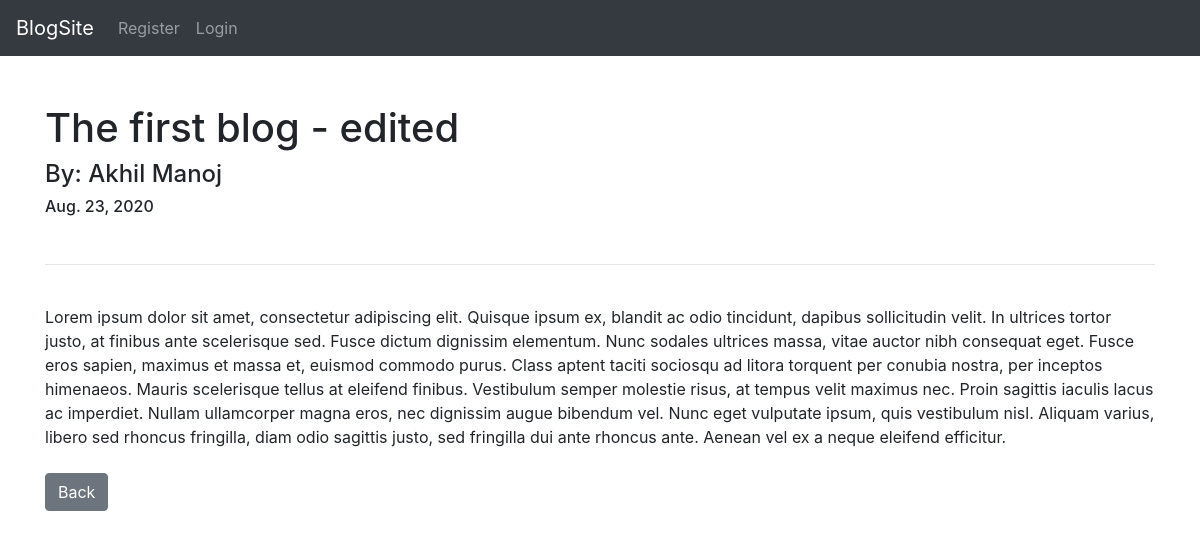
The app's page /article/1 with its own data.
### blogPage/models.py (models this page shows, shortened)
class Post(models.Model):
    title = models.CharField(max_length=255)
    author = models.ForeignKey(User, on_delete=models.CASCADE)  #on the deletion of the user, all blogs are deleted
    body = models.TextField()
    post_date = models.DateField(auto_now_add=True)
    category = models.CharField(max_length=255, default='uncategorized')

### blogPage/views.py (the view)
# urls.py: path('article/<int:pk>', DetailedView.as_view(), name='article'),
class DetailedView(DetailView):
    model = Post
    template_name = 'detail.html'

### blogPage/templates/detail.html (shortened to what this page needs)
{%extends 'base.html'%}
{%block content%}
<h1>{{post.title}}</h1>
<h4>By: {{post.author.first_name}} {{post.author.last_name}}</h4>
<h6>{{post.post_date}}</h6>
<br><hr><br>
{{post.body}}
<br><br>
<a href="{% url 'home' %}" class="btn btn-secondary">Back</a>
{%endblock%}

### records on screen
Post: title "The first blog - edited", author.first_name "Akhil", author.last_name "Manoj", post_date "Aug. 23, 2020", body "Lorem ipsum dolor sit amet, consectetur adipiscing elit. Quisque ipsum ex, blandit ac odio tincidunt, dapibus sollicitudin velit. In ultrices tortor justo, at finibus ante scelerisque sed. Fusce dictum dignissim elementum. Nunc sodales ultrices massa, vitae auctor nibh consequat eget. Fusce eros sapien, maximus et massa et, euismod commodo purus. Class aptent taciti sociosqu ad litora torquent per conubia nostra, per inceptos himenaeos. Mauris scelerisque tellus at eleifend finibus. Vestibulum semper molestie risus, at tempus velit maximus nec. Proin sagittis iaculis lacus ac imperdiet. Nullam ullamcorper magna eros, nec dignissim augue bibendum vel. Nunc eget vulputate ipsum, quis…"
